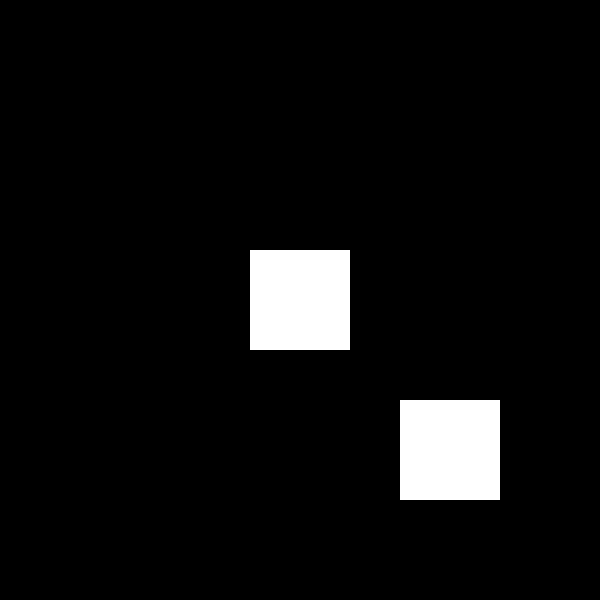
Frame 1 (no input)
Frame 60 (the mouse pressed at the canvas centre just before this capture): identical to frame 1, image omitted
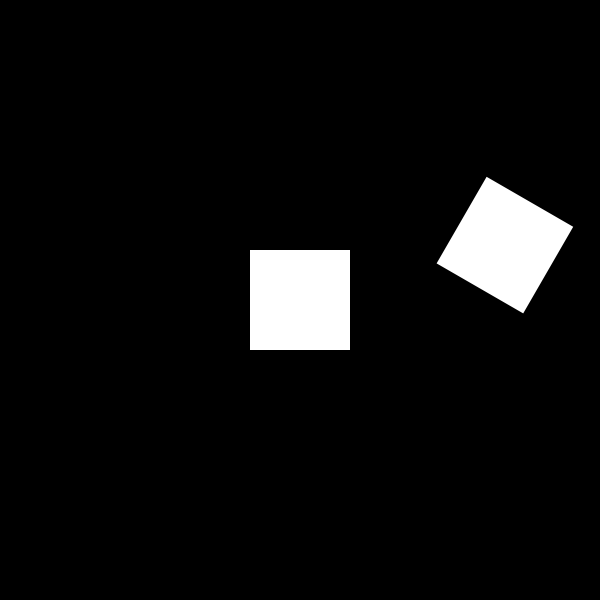
Frame 120 (the mouse held since frame 60 and released just before this capture)

The Processing sketch that drew these frames (run headless with seeded random() and noise(); from frame 60 on, the mouse is pressed at the canvas centre):

// Processing sketch: midtermpractice_1
// ── midtermpractice_1.pde
//change this sketch so it rotates around the original position of the shape 

void setup() {
  size(600, 600); 
  rectMode(CENTER); 
  noStroke();
}

void draw(){
  background(0);
  rect(width/2, height/2, 100, 100); 
  translate(width/2, height/2);
  pushMatrix(); 
  rotate(radians(mouseY)); 
  rect(150, 150, 100, 100); 
  popMatrix(); 
}
